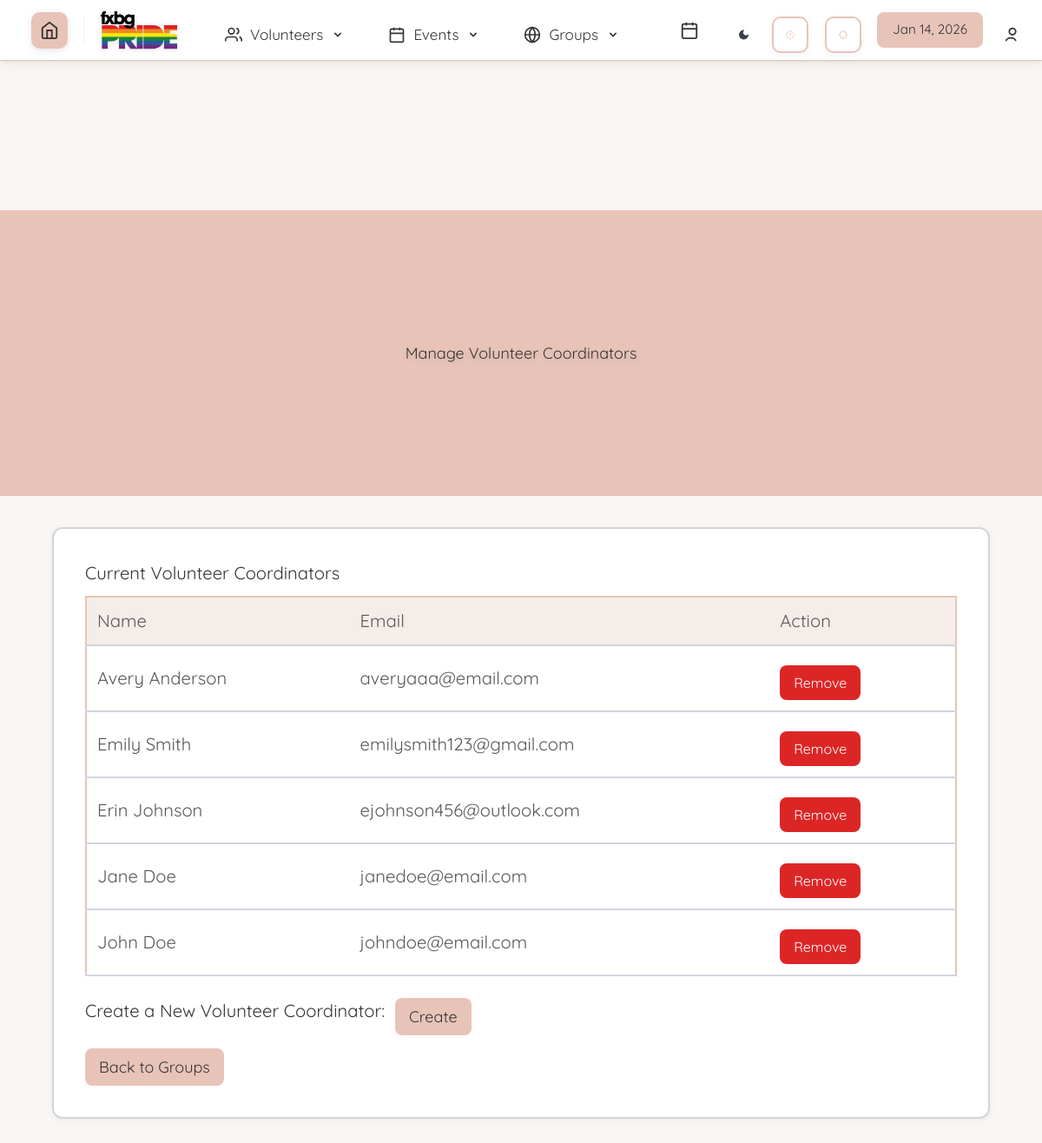
Screenshot of /manageVolunteerCoordinators.php (signed in) with the database file from the repository.
### tables this page shows
CREATE TABLE `dbpersons` (
  `person_id` int NOT NULL,
  `id` varchar(256) NOT NULL,
  `role_type` int(11) NOT NULL,
  `role_name` varchar(256) DEFAULT NULL,
  `start_date` text,
  `first_name` text NOT NULL,
  `last_name` text NOT NULL,
  `street_address` text,
  `city` text,
  `state` varchar(2) DEFAULT NULL,
  `zip_code` text,
  `phone1` varchar(12) DEFAULT NULL,
  `phone1type` text,
  `emergency_contact_phone` varchar(12) DEFAULT NULL,
  `emergency_contact_phone_type` text,
  `birthday` text,
  `email` text NOT NULL,
  `emergency_contact_first_name` text,
  `contact_num` varchar(255) DEFAULT NULL,
  `emergency_contact_relation` text,
  `contact_method` text,
  `type` text,
  `status` text,
  `notes` text,
  `password` text,
  `skills` text,
  `interests` text,
  `archived` tinyint(1) DEFAULT NULL,
  `emergency_contact_last_name` text,
  `is_new_volunteer` tinyint(1) DEFAULT '1',
  `is_community_service_volunteer` tinyint(1) DEFAULT '0',
  `total_hours_volunteered` decimal(5,2) DEFAULT '0.00',
  `volunteer_of_the_month` tinyint(1) DEFAULT '0',
  `votm_awarded_month` date DEFAULT NULL,
  `training_level` text
);

### database/dbPersons.php (called while the page is built, shortened)
<?php
function getVolunteerCoordinators()
{
    $conn = connect();
    $stmt = $conn->prepare("SELECT person_id, CONCAT(first_name, ' ', last_name) AS full_name, email
        FROM dbpersons
        WHERE role_type = 1 AND role_name = 'Volunteer Coordinator'
        ORDER BY full_name ASC
    ");
    $stmt->execute();
    $result = $stmt->get_result();
    $data = [];
    while ($row = $result->fetch_assoc()) {
        $data[] = [
            'person_id' => $row['person_id'],
            'fullname' => $row['full_name'],
            'email' => $row['email']
        ];
    }
    return $data;
}

### manageVolunteerCoordinators.php (the view, shortened to what this page needs)
<!DOCTYPE html>
<html lang="en">
<head>
    <link href="css/normal_tw.css" rel="stylesheet">
    <link rel="stylesheet" href="css/accessibility-settings.css">
    <link rel="stylesheet" href="css/theme-presets.css">
    <?php require('header.php'); ?>
</head>
<body>
<header class="hero-header">
    <div class="center-header">
        <h1>Manage Volunteer Coordinators</h1>
    </div>
</header>
<main>
    <div class="main-content-box">
        <?php
        require_once('database/dbPersons.php');
        $members = getVolunteerCoordinators();
        ?>
            <h3 class="text-lg font-semibold">Current Volunteer Coordinators</h3>
            <?php if (empty($members)) : ?>
                <p>No members in this group.</p>
            <?php else : ?>
                <table style="margin-bottom: 25px">
                    <thead>
                        <tr>
                            <th>Name</th>
                            <th>Email</th>
                            <th>Action</th>
                        </tr>
                    </thead>
                    <tbody>
                        <?php foreach ($members as $member) :
                            $fullname = htmlspecialchars($member['fullname']);
                            $email = htmlspecialchars($member['email']);
                            ?>
                            <tr>
                                <td><?= $fullname ?></td>
                                <td><?= $email ?></td>
                                <td>
                                    <form method="POST" style="display:inline;">
                                        <button type="submit" name="remove_member" class="btn btn-remove">Remove</button>
                                    </form>
                                </td>
                            </tr>
                        <?php endforeach; ?>
                    </tbody>
                </table>
            <?php endif; ?>
            <div class="create-header">
                <h3 class="text-lg font-semibold mt-6">Create a New Volunteer Coordinator: </h3>
                <a href="createCoord.php" class="btn btn-add">Create</a>
            </div>
        <div class="mt-6">
            <a href="groupManagement.php" class="btn btn-add">Back to Groups</a>
        </div>
    </div>
</main>
</body>
</html>

### css/accessibility-settings.css (style rules this page uses)
body, body * { font-family: var( --accessibility-font-family, var(--default-font-family, "Quicksand", sans-serif) ) !important; }
body, body *, p, span, div, a, button, input, select, textarea, label, li, td, th, h1, h2, h3, h4, h5, h6 { font-weight: var(--accessibility-font-weight, 400) !important; line-height: var(--accessibility-line-height, 1.5) !important; letter-spacing: var(--accessibility-letter-spacing, 0) !important; }
html { font-size: calc(18px * var(--accessibility-font-scale, 1)) !important; }
body, p, span, div, a, button, input, select, textarea, label { transition: font-size 0.3s ease, font-weight 0.3s ease, line-height 0.3s ease, letter-spacing 0.3s ease; }

### css/theme-toggle.css (style rules this page uses)
:root { --bg-color: #f9f6f3; --text-color: #363434; --text-secondary: #5a5856; --text-tertiary: #e8c4b8; --text-muted: #8a8280; --navbar-bg: #ffffff; --navbar-shadow: rgba(54, 52, 52, 0.1); --main-color: #e8c4b8; --accent-color: #d4af37; --secondary-accent-color: #e8c4b8; --date-box-bg: #e8c4b8; --date-box-text: #363434; --dropdown-bg: #ffffff; --dropdown-border: #e8c4b8; --dropdown-hover: rgba(232, 196, 184, 0.1); --nav-item-hover: #e8c4b8; --content-box-border: #e8c4b8; --content-box-bg: #ffffff; --card-bg: #ffffff; --card-border: #e8c4b8; --card-shadow: rgba(232, 196, 184, 0.15); --footer-bg: #363434; --button-bg: #e8c4b8; --button-text: #363434; --icon-filter: none; --logo-bg: #e8c4b8; --border-color: #e8c4b8; --hover-border-color: #d4af37; --full-width-bar-bg: #e8c4b8; --full-width-bar-sub-bg: #ffffff; --icon-overlay-bg: rgba(255, 255, 255, 0.95); --nav-item-active-bg: #f4ede9; --svg-fill: #e8c4b8; --page-background-color: #f9f6f3; --page-font-color: #363434; --inactive-font-color: #8a8280; --inactive-background-color: #f4ede9; --standout-background: #ffffff; --shadow-and-border-color: #e8c4b8; --button-font-color: #363434; --standard-border: 1px solid #e8c4b8; --light-border: 1px solid #e8c4b8; --text-field-border: 2px solid #e8c4b8; --cancel-button-background-color: #8a8280; --calendar-event-color: #8a8280; --calendar-event-color-hover: #e8c4b8; --calendar-today-border: 2px solid #d4af37; --error-color: #d4635a; --calendar-archived-event-color: #c4bab7ff; }
html { height: 100%; }
body { background-color: var(--bg-color); color: var(--text-color); transition: background-color 0.3s ease, color 0.3s ease; min-height: 100%; display: flex; flex-direction: column; }
* { transition: background-color 0.3s ease, color 0.3s ease, border-color 0.3s ease, box-shadow 0.3s ease; }
* { box-sizing: border-box; margin: 0; padding: 0; }
body { font-family: "Quicksand", sans-serif; padding-top: 70px !important; background-color: var(--bg-color); color: var(--text-color); transition: background-color 0.3s ease, color 0.3s ease; min-height: 100vh; display: flex; flex-direction: column; }
* { font-family: "Quicksand", sans-serif; }
body > *:not(.modern-navbar):not(.footer) { flex: 1 0 auto; }
h1, h2, h3, h4, h5, h6 { font-family: "Quicksand", sans-serif; font-weight: 600; }
body { padding-top: 70px !important; }

### css/pwa-mobile.css (style rules this page uses)
@media (min-width: 769px) { * { -webkit-tap-highlight-color: transparent; } }
a:not(.calendar-event), button { position: relative; }
html { scroll-behavior: smooth; }
@media (min-width: 769px) { table, table.general { min-width: auto !important; } }
@media (min-width: 769px) { h1 { font-size: inherit !important; } }

### manageVolunteerCoordinators.php (style rules this page uses)
.btn { padding: 8px 16px; border-radius: 8px; color: white; text-decoration: none; font-weight: 600; display: inline-block; transition: all 0.2s ease; border: none; cursor: pointer; }
.btn-remove { background-color: #dc2626; }
.btn-add { background-color: var(--main-color, #e8c4b8); color: var(--button-text, #363434); }
table { width: 100%; margin-top: 10px; border-collapse: collapse; }
th, td { padding: 12px; border-bottom: 1px solid var(--card-border, #e8c4b8); text-align: left; }
th { background-color: var(--nav-item-active-bg, #f4ede9); font-weight: 600; }
.main-content-box { background: var(--card-bg, #ffffff); border-radius: 12px; padding: 2rem; box-shadow: 0 2px 8px rgba(0,0,0,0.05); margin: 0 auto; margin-top: 2rem; width: 90%; max-width: 1200px; }
select, button { padding: 10px 14px; margin: 10px 5px 0 0; border-radius: 8px; border: 2px solid var(--card-border, #e8c4b8); background: white; color: var(--text-color, #363434); font-size: 16px; }
.create-header { display: flex; justify-content: space-between; justify-content: flex-start; gap: 12px; margin-top: 25px; margin-bottom: 15px; }

### rows the page displays
dbpersons: fullname "Avery Anderson", email "averyaaa@email.com"
dbpersons: fullname "Emily Smith", email "emilysmith123@gmail.com"
dbpersons: fullname "Erin Johnson", email "ejohnson456@outlook.com"
dbpersons: fullname "Jane Doe", email "janedoe@email.com"
dbpersons: fullname "John Doe", email "johndoe@email.com"
